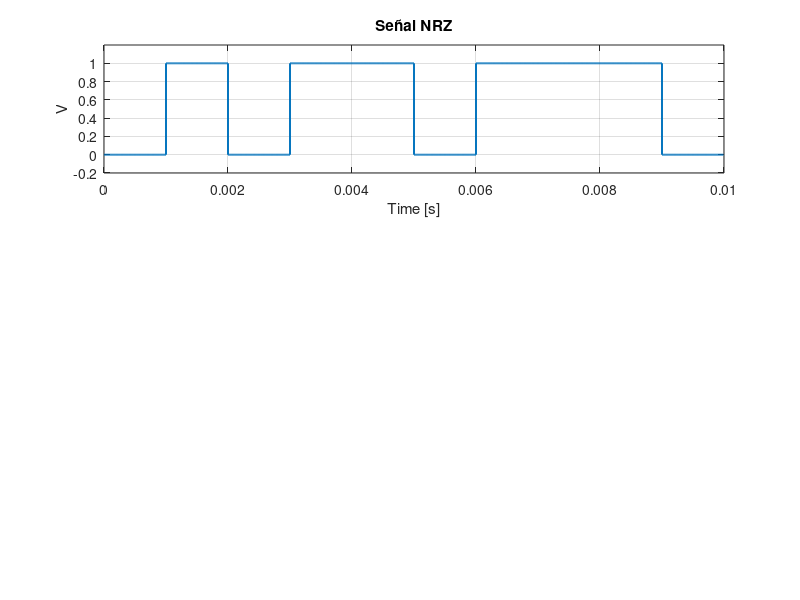

This figure's MATLAB source: (Note: this script raises an error after producing the figure.)
clc; clear; close all;

tic;  % comienza a medir el tiempo de ejecución

%% parámetros principales
bits_per_second     = 1e3;     % 1 kbit/s (1 ms por bit)
samples_per_bit     = 100;     % 100 muestras por bit, resolución temporal
sampling_frequency  = bits_per_second * samples_per_bit; % = 100 kHz
carrier_frequency   = 2e3;     % 2 kHz, frecuencia de la portadora
frequency_deviation = 2e3/2;   % Δf = 1 kHz

%% lectura de datos binarios
if exist('./bits_codificados_h1511.txt','file')
    bit_stream = load('./bits_codificados_h1511.txt');
elseif exist('./bits_codificados_h74.txt','file')
    bit_stream = load('./bits_codificados_h74.txt');
else
    error('No se encontraron archivos de bits: h1511 o h74. Exporta desde Python primero.');
end

%% normalización de forma y niveles 
bit_stream = bit_stream(:) ~= 0;        % columna 0/1 lógico
nrz_signal = 2*double(bit_stream) - 1;  % ±1 formato NRZ

%% upsampling (retención por repetición) 
nrz_upsampled = repelem(nrz_signal, samples_per_bit); % genera señal digital de mayor resolución

%% modulación FSK (fase continua)
instantaneous_frequency = carrier_frequency + frequency_deviation * nrz_upsampled;   %  frecuencia inst. de la portadora
instantaneous_phase     = 2*pi*cumsum(instantaneous_frequency) / sampling_frequency; % integra la frec inst para obtener la fase acumulada en el tiempo
fsk_signal              = cos(instantaneous_phase); %genera la FSK signal

%  GFSK BLE 
BT = 0.5;                   % producto BT del filtro gaussiano (BLE)

h  = 2*frequency_deviation / bits_per_second; %índice de modulación a partir de Δf y Rb (h = 2Δf/Rb)

Tb = 1/bits_per_second;% periodo de bit
% sigma del filtro en "muestras" (discreto) controla cuánto se suaviza
sigma_s = (Tb*sqrt(log(2)) / (2*pi*BT)) * sampling_frequency;  
Lh = ceil(3*sigma_s);
n  = (-Lh:Lh).';  % eje discreto del kernel
g  = exp(-(n.^2)/(2*sigma_s^2));
g  = g / sum(g);            % normalizar a área unitaria

m_filt = conv(nrz_upsampled, g, 'same');                  % suavizado gaussiano (baseband)
dphi   = pi*h * m_filt / samples_per_bit;                 % incremento de fase por muestra
phi_gfsk = cumsum(dphi);                                   % fase continua CPFSK filtrada

% asegurar vector columna y construir portadora a la misma Fs/tamaño
phi_gfsk = phi_gfsk(:);
phi_car  = 2*pi*carrier_frequency * ((0:numel(phi_gfsk)-1).') / sampling_frequency;
% GFSK en pasobanda 
gfsk_signal = cos(phi_car + phi_gfsk);                    


%% selecciona cuántos bits mostrar 
num_bits_to_plot = 10;                    % decisión de cuantos bits utilizar 
Ns = num_bits_to_plot * samples_per_bit;   % cuantas muestras corresponden según n bits
Ns = min([Ns, numel(fsk_signal), numel(gfsk_signal), numel(nrz_upsampled)]);
t  = (0:Ns-1) / sampling_frequency;        % vector t para graficar

figure('Name','FSK vs GFSK visible','Position',[80 80 900 800]);

% Señal NRZ (arriba)
subplot(3,1,1);
stairs(t, (nrz_upsampled(1:Ns)+1)/2, 'LineWidth',1.4); grid on;
ylim([-0.2 1.2]); 
xlabel('Time [s]'); ylabel('V');
title('Señal NRZ');
for k = 1:num_bits_to_plot-1
    x = k/bits_per_second;
    if x <= t(end), xline(x,'k:'); end
end

% Señal FSK (medio)
subplot(3,1,2);
plot(t, fsk_signal(1:Ns), 'LineWidth',1.2); grid on;
xlabel('Time [s]'); ylabel('V');
title('Señal FSK (CPFSK)');
for k = 1:num_bits_to_plot-1
    x = k/bits_per_second;
    if x <= t(end), xline(x,'k:'); end
end

% Señal GFSK (abajo)
subplot(3,1,3);
plot(t, gfsk_signal(1:Ns), 'LineWidth',1.2); grid on;
xlabel('Time [s]'); ylabel('V');
title(sprintf('Señal GFSK', BT, h));
for k = 1:num_bits_to_plot-1
    x = k/bits_per_second;
    if x <= t(end), xline(x,'k:'); end
end

sgtitle('Comparación: NRZ, FSK y GFSK (BLE)','FontWeight','bold');

elapsed_time = toc;  % finaliza el temporizador
fprintf('\nTiempo total de ejecución: %.6f segundos\n', elapsed_time);

output_folder = './Figuras';              % carpeta donde se guardará
if ~exist(output_folder, 'dir')
    mkdir(output_folder);                    
end

file_name = fullfile(output_folder, 'Modulacion_FSK_GFSK.png');  
saveas(gcf, file_name);
